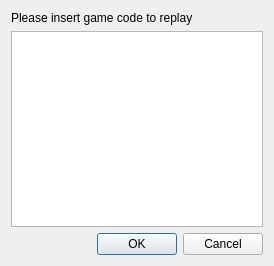
<?xml version="1.0" encoding="UTF-8"?>
<ui version="4.0">
 <class>InsertGameCode</class>
 <widget class="QDialog" name="InsertGameCode">
  <property name="geometry">
   <rect>
    <x>0</x>
    <y>0</y>
    <width>274</width>
    <height>266</height>
   </rect>
  </property>
  <property name="windowTitle">
   <string>Insert game code</string>
  </property>
  <layout class="QVBoxLayout" name="verticalLayout">
   <item>
    <widget class="QLabel" name="label">
     <property name="text">
      <string>Please insert game code to replay</string>
     </property>
    </widget>
   </item>
   <item>
    <widget class="QPlainTextEdit" name="plainTextEdit"/>
   </item>
   <item>
    <widget class="QDialogButtonBox" name="buttonBox">
     <property name="locale">
      <locale language="English" country="UnitedStates"/>
     </property>
     <property name="orientation">
      <enum>Qt::Horizontal</enum>
     </property>
     <property name="standardButtons">
      <set>QDialogButtonBox::Cancel|QDialogButtonBox::Ok</set>
     </property>
    </widget>
   </item>
  </layout>
 </widget>
 <resources/>
 <connections>
  <connection>
   <sender>buttonBox</sender>
   <signal>accepted()</signal>
   <receiver>InsertGameCode</receiver>
   <slot>accept()</slot>
   <hints>
    <hint type="sourcelabel">
     <x>248</x>
     <y>254</y>
    </hint>
    <hint type="destinationlabel">
     <x>157</x>
     <y>274</y>
    </hint>
   </hints>
  </connection>
  <connection>
   <sender>buttonBox</sender>
   <signal>rejected()</signal>
   <receiver>InsertGameCode</receiver>
   <slot>reject()</slot>
   <hints>
    <hint type="sourcelabel">
     <x>316</x>
     <y>260</y>
    </hint>
    <hint type="destinationlabel">
     <x>286</x>
     <y>274</y>
    </hint>
   </hints>
  </connection>
 </connections>
</ui>
